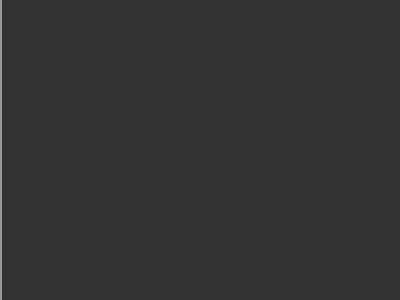
Frame 1 (no input)
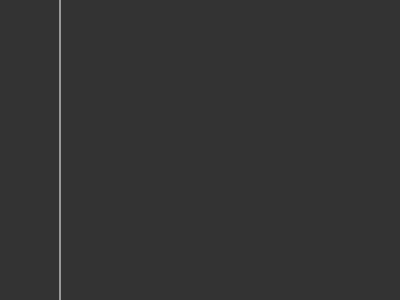
Frame 60 (no input)
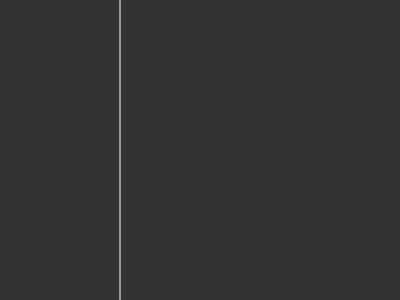
Frame 120 (the mouse pressed at the canvas centre since frame 60)

The p5.js sketch that drew these frames (run headless with seeded random() and noise() and a simulated clock; from frame 60 on, the mouse is pressed at the canvas centre):

// p5.js sketch
// ── sketch.js
var x = 0;
var timer1;
var timer2;

function makeTimer( timer, interval ) {
  var counter = 0;
  setInterval( timeIt, interval )

  function timeIt() {
    timer.html( counter );
    counter += 1;
  }
}

function setup() {
  createCanvas( 400, 300 );
  timer1 = createP( 'timer 1' );
  timer2 = createP( 'timer 2' );

  makeTimer( timer1, 400 );
  makeTimer( timer2, 300 );
}

function draw() {
  background( 51 );
  if ( x <= width ) {
    x += 1; 
  } else {
    x = 0;
  }
  strokeWeight( 1 );
  stroke( 255 );
  line( x, 0, x,  height );
}
